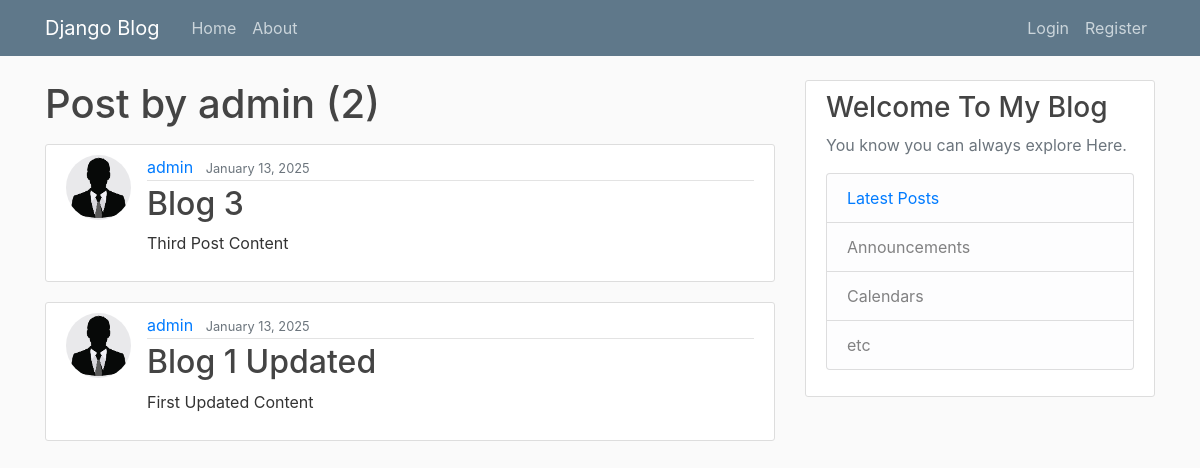
Page /user/admin/ on the earlier database version.
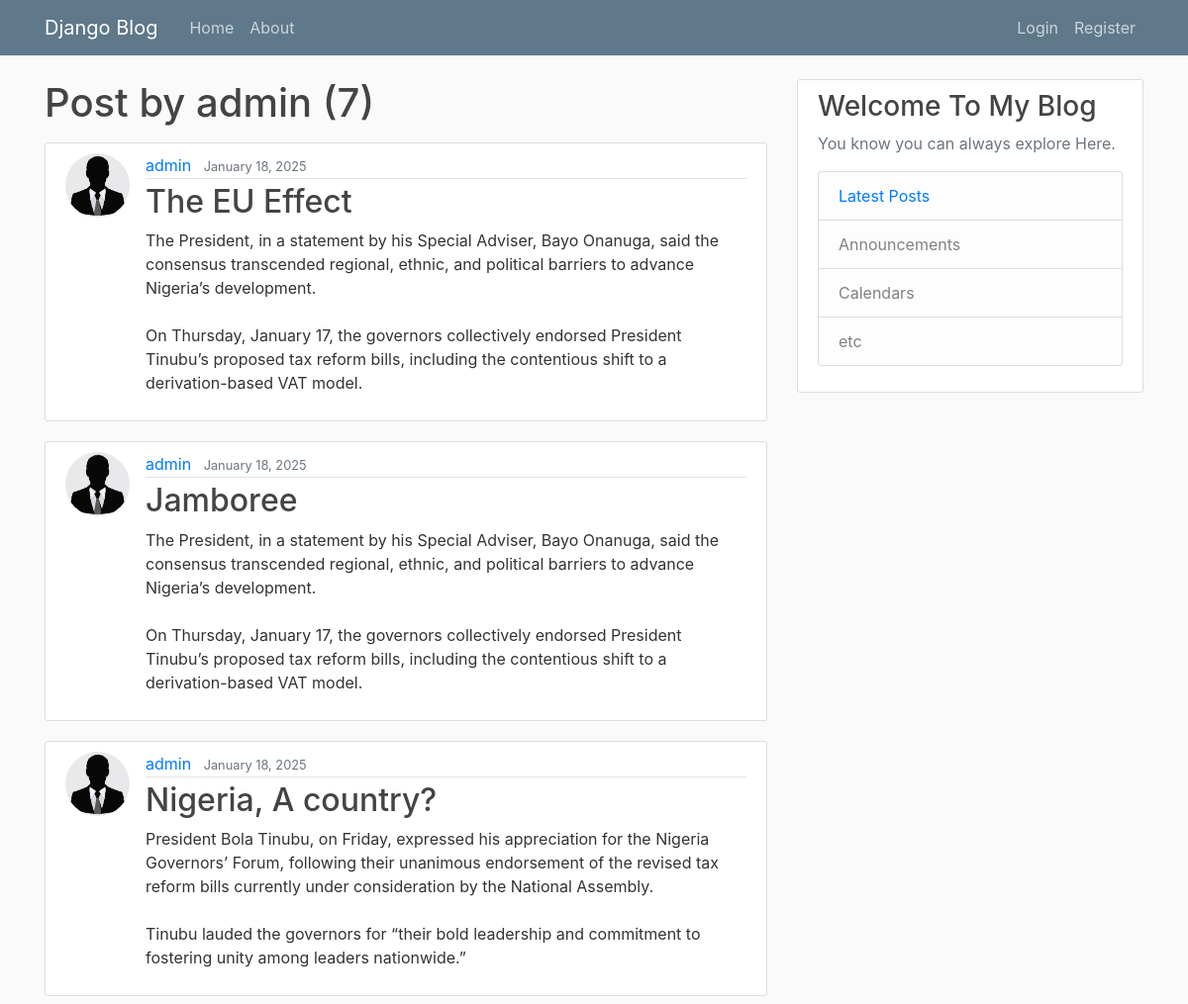
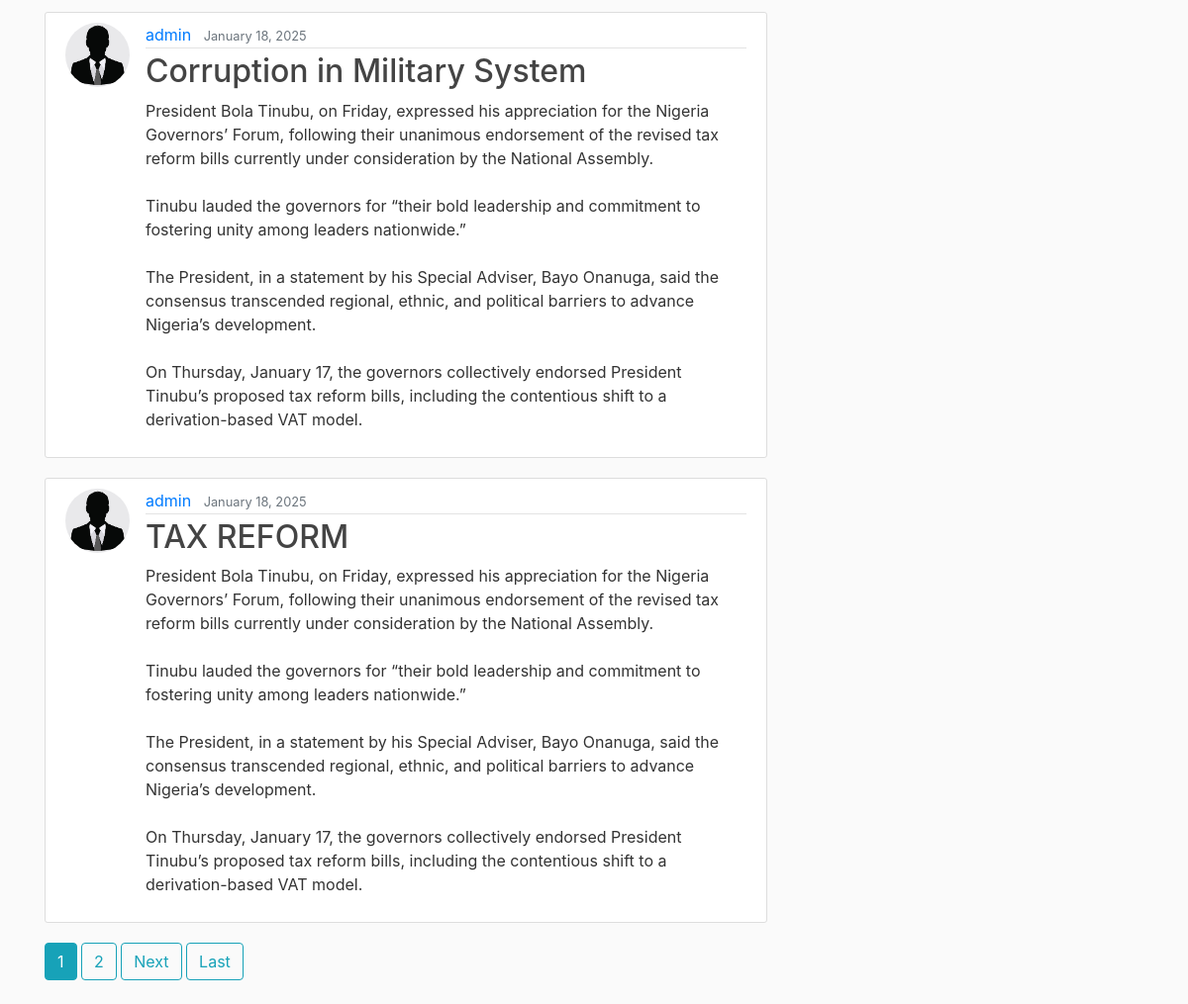
Same page on the later database version (2 pictures, top to bottom).
### blog_app/models.py (models this page shows, shortened)
class Post(models.Model):
    title = models.CharField(max_length=100)
    content = models.TextField()
    date_posted = models.DateTimeField(default=timezone.now)
    author = models.ForeignKey(User, on_delete=models.CASCADE)
    class Meta:
        ordering = ['-date_posted']

### users/models.py (models this page shows, shortened)
class Profile(models.Model):
    user = models.OneToOneField(User, on_delete=models.CASCADE)
    image = models.ImageField(default= 'default.jpg', upload_to='profile_pics')

### blog_app/views.py (the view)
# urls.py: path('user/<str:username>/', UserPostListView.as_view(), name = 'user_posts'),
class UserPostListView(ListView):
    model = Post
    template_name = 'blog_app/user_posts.html'
    context_object_name = 'posts'
    paginate_by = 5
    def get_queryset(self):
        username = self.kwargs.get('username')
        user = get_object_or_404(User, username=username)
        return Post.objects.filter(author=user).order_by('-date_posted')

### blog_app/templates/blog_app/user_posts.html (shortened to what this page needs)
{% extends 'blog_app/base.html' %}
{% block content %}
    <h1 class="mb-3">Post by {{view.kwargs.username}} ({{page_obj.paginator.count}})</h1>
    {% for post in posts %}
    <article class="media content-section">
      <img class="rounded-circle article-img" src="{{post.author.profile.image.url}}" alt="">
        <div class="media-body">
          <div class="article-metadata">
            <a class="mr-2" href="{% url 'user_posts' post.author.username %}">{{ post.author }}</a>
            <small class="text-muted">{{post.date_posted|date:"F d, Y" }}</small>
          </div>
          <h2><a class="article-title" href="{% url 'post_detail' post.id %}">{{ post.title }}</a></h2>
          <p class="article-content">{{ post.content }}</p>
        </div>
      </article>
    {% endfor %}
    {% if is_paginated %}
    {% for num in page_obj.paginator.page_range %}
      {% if page_obj.number == num %}
        <a class="btn btn-info mb-4" href="?page={{ num }}">{{ num }}</a>
      {% elif num > page_obj.number|add:'-3' and num < page_obj.number|add:'3' %}
        <a class="btn btn-outline-info mb-4" href="?page={{ num }}">{{ num }}</a>
      {% endif %}
    {% endfor %}
    {% if page_obj.has_next %}
      <a class="btn btn-outline-info mb-4" href="?page={{ page_obj.next_page_number }}">Next</a>
      <a class="btn btn-outline-info mb-4" href="?page={{ page_obj.paginator.num_pages }}">Last</a>
    {% endif %}
  {% endif %}
{% endblock %}

Differences in the rows shown:
no longer on this page (row unchanged): Post: author.profile.image (picture), author "admin", date_posted "January 13, 2025", title "Blog 3", content "Third Post Content"
no longer on this page (row unchanged): Post: author.profile.image (picture), author "admin", date_posted "January 13, 2025", title "Blog 1 Updated", content "First Updated Content"
added Post: author.profile.image (picture), author "admin", date_posted "January 18, 2025", title "The EU Effect", content "The President, in a statement by his Special Adviser, Bayo Onanuga, said the consensus transcended regional, ethnic, and political barriers to advance Nigeria’s development. On Thursday, January 17, the governors collectively endorsed President Tinubu’s proposed tax reform bills, including the contentious shift to a derivation-based VAT model."
added Post: author.profile.image (picture), author "admin", date_posted "January 18, 2025", title "Jamboree", content "The President, in a statement by his Special Adviser, Bayo Onanuga, said the consensus transcended regional, ethnic, and political barriers to advance Nigeria’s development. On Thursday, January 17, the governors collectively endorsed President Tinubu’s proposed tax reform bills, including the contentious shift to a derivation-based VAT model."
added Post: author.profile.image (picture), author "admin", date_posted "January 18, 2025", title "Nigeria, A country?", content "President Bola Tinubu, on Friday, expressed his appreciation for the Nigeria Governors’ Forum, following their unanimous endorsement of the revised tax reform bills currently under consideration by the National Assembly. Tinubu lauded the governors for “their bold leadership and commitment to fostering unity among leaders nationwide.”"
added Post: author.profile.image (picture), author "admin", date_posted "January 18, 2025", title "Corruption in Military System", content "President Bola Tinubu, on Friday, expressed his appreciation for the Nigeria Governors’ Forum, following their unanimous endorsement of the revised tax reform bills currently under consideration by the National Assembly. Tinubu lauded the governors for “their bold leadership and commitment to fostering unity among leaders nationwide.” The President, in a statement by his Special Adviser, Bayo Onanuga, said the consensus transcended regional, ethnic, and political barriers to advance Nigeria’s development. On Thursday, January 17, the governors collectively endorsed President Tinubu’s proposed tax reform bills, including the contentious shift to a derivation-based VAT model."
added Post: author.profile.image (picture), author "admin", date_posted "January 18, 2025", title "TAX REFORM", content "President Bola Tinubu, on Friday, expressed his appreciation for the Nigeria Governors’ Forum, following their unanimous endorsement of the revised tax reform bills currently under consideration by the National Assembly. Tinubu lauded the governors for “their bold leadership and commitment to fostering unity among leaders nationwide.” The President, in a statement by his Special Adviser, Bayo Onanuga, said the consensus transcended regional, ethnic, and political barriers to advance Nigeria’s development. On Thursday, January 17, the governors collectively endorsed President Tinubu’s proposed tax reform bills, including the contentious shift to a derivation-based VAT model."
Other differences:
{{ page_obj.paginator.count }}: "2" → "7"
new list line: "1"
new list line: "2"
text now shown: "Next Last"
